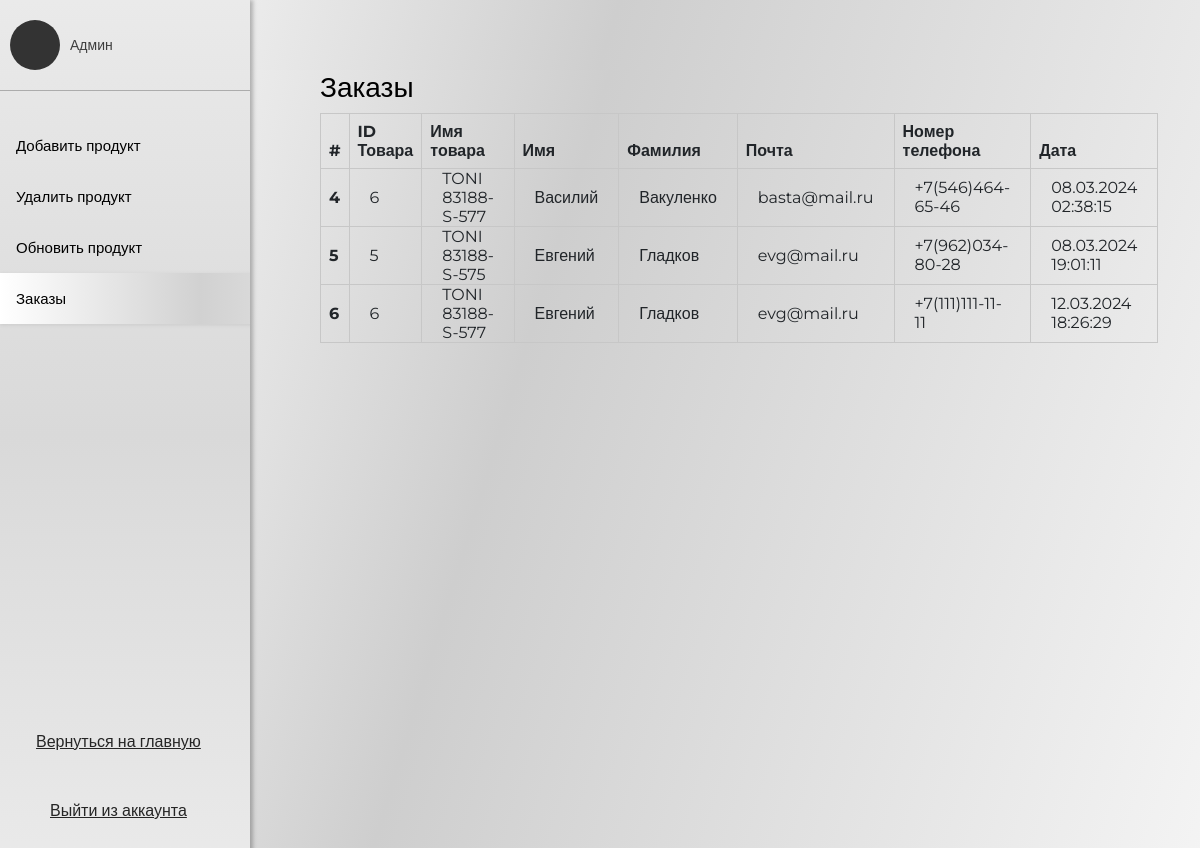
Screenshot of /admin_order_status.php with the database file from the repository.
### tables this page shows
CREATE TABLE `orders` (
  `id` int(11) NOT NULL,
  `user_id` int(11) NOT NULL,
  `product_id` int(11) NOT NULL,
  `user_name` varchar(255) NOT NULL,
  `user_surename` varchar(255) NOT NULL,
  `user_email` varchar(255) NOT NULL,
  `user_phone` text NOT NULL,
  `DateTime` text NOT NULL
);

CREATE TABLE `products` (
  `id` int(11) NOT NULL,
  `name` varchar(255) NOT NULL,
  `description` text NOT NULL,
  `price` double NOT NULL,
  `gender` varchar(100) NOT NULL,
  `model` varchar(255) NOT NULL,
  `country` varchar(255) NOT NULL,
  `typeMech` varchar(255) NOT NULL,
  `frame` varchar(255) NOT NULL,
  `clockFace` varchar(255) NOT NULL,
  `bracelet` varchar(255) NOT NULL,
  `glass` varchar(255) NOT NULL,
  `size` varchar(255) NOT NULL,
  `img` varchar(255) NOT NULL
);

### admin_order_status.php (the view, shortened to what this page needs)
<?php
include "php/core.php";
$order = mysqli_query($link, "SELECT `products`.`name`, `orders`.*
FROM `orders`
	LEFT JOIN `products` ON `orders`.`product_id` = `products`.`id`
    ");
?>
<!DOCTYPE html>
<html lang="en">
<head>
    <link rel="stylesheet" href="css/bootstrap.min.css">
    <link rel="stylesheet" href="css/style.css">
    <link rel="stylesheet" href="css/AP_style.css">
</head>
<body>
    <div class="sidenav">
        <div class="upside">
            <div class="sidenav_logo">
                <div class="user_photo">
                </div>
                <div class="user_name">
                    <div class="user_status">
                        Админ
                    </div>
                </div>
            </div>
            <nav class="site_nav">
                <ul>
                    <li><a href="admin_panel.php">Добавить продукт</a></li>
                    <li><a href="admin_delete.php">Удалить продукт</a></li>
                    <li><a href="admin_update.php">Обновить продукт</a></li>
                    <li><a href="admin_order_status.php" class="active">Заказы</a></li>
                </ul>
            </nav>
        </div>
        <div class="downside">
            <div class="tech_podderzhka">
                <a href="index.php">Вернуться на главную</a>
            </div>
            <div class="sidenav_footer">
                <a href="php/logout.php" id="exit">Выйти из аккаунта</a>
            </div>
        </div>
    </div>
    <section class="Account">
        <div class="container_fluid">
            <div class="table_order">
                <div class="row">
                    <div class="col-10">
                        <h3>Заказы</h3>
                    </div>
                </div>
                <div class="row">
                    <div class="col">
                        <table class="table table-bordered table-hover align-middle">
                            <thead>
                                <tr>
                                    <th scope="col">#</th>
                                    <th scope="col">ID Товара</th>
                                    <th scope="col">Имя товара</th>
                                    <th scope="col">Имя</th>
                                    <th scope="col">Фамилия</th>
                                    <th scope="col">Почта</th>
                                    <th scope="col">Номер телефона</th>
                                    <th scope="col">Дата</th>
                                </tr>
                            </thead>
                            <?php
                            foreach ($order as $key => $valueOrder):
                                ?>
                                <tbody>
                                    <tr>
                                        <th scope="row"><?= $valueOrder['id']; ?></th>
                                        <td><?= $valueOrder['product_id']; ?></td>
                                        <td><?= $valueOrder['name']; ?></td>
                                        <td><?= $valueOrder['user_name']; ?></td>
                                        <td><?= $valueOrder['user_surename']; ?></td>
                                        <td><?= $valueOrder['user_email']; ?></td>
                                        <td><?= $valueOrder['user_phone']; ?></td>
                                        <td><?= $valueOrder['DateTime']; ?></td>
                                    </tr>
                                </tbody>
                            <?php endforeach; ?>
                        </table>
                    </div>
                </div>
            </div>
        </div>
    </section>
</body>
</html>

### css/style.css (style rules this page uses)
* { margin: 0; padding: 0; box-sizing: border-box; }
body { font-family: "Montserrat", sans-serif !important; font-size: 16px; background: linear-gradient(107deg, #FFF 0%, #CECECE 42.27%, #F4F4F4 100.38%); color: #000; font-family: Montserrat; font-style: normal; font-weight: 400; line-height: normal; }
ul li { text-decoration: none !important; list-style: none; }

### css/AP_style.css (style rules this page uses)
html { overflow-y: hidden; background: linear-gradient(107deg, #FFF 0%, #CECECE 42.27%, #F4F4F4 100.38%); }
@media (max-width:1200px) { html { overflow-y: scroll } }
.sidenav { height: 100%; width: 250px; position: relative; position: fixed; top: 0; left: 0; background: linear-gradient(180deg, #eaeaea 0%, #d9d9d9 50%, #eaeaea 100%); box-shadow: 3px 0px 4px 0px rgba(0, 0, 0, 0.25); overflow-x: hidden; padding-top: 20px; }
section { width: auto; margin-left: 300px; margin-right: 40px; padding: 1px 20px; height: auto; margin-top: 70px; }
.sidenav_logo { display: flex; flex-wrap: wrap; gap: 10px; align-items: center; padding-bottom: 50px; position: relative; }
.sidenav_logo::after { position: absolute; content: ""; width: 100%; height: 1px; top: 70%; left: 0; background-color: rgba(109, 109, 109, 0.486); }
.site_nav { font-size: 15px; }
.site_nav ul { list-style: none; width: 400px; margin: 0; padding: 0; display: flex; flex-direction: column; }
.site_nav a { color: #000000; display: block; text-decoration: none; text-align: left; padding: 1rem; }
.site_nav a.active { background: linear-gradient(90deg, #fff 0%, #d1d1d1 50%, #efefef 100%); box-shadow: 0px 1px 4px 0px rgba(0, 0, 0, 0.09); }
.tech_podderzhka { text-align: center; }
.sidenav_footer { padding: 50px; position: relative; }
.downside { text-align: center; position: absolute; bottom: 0; }
.Account { height: 100vh; }
.table, .table td { padding: 0 20px; border: 1px solid #c7c7c7; border-collapse: collapse; }
.user_photo { width: 50px; height: 50px; border-radius: 50%; background-color: #333; margin-left: 10px; }
.user_name { font-size: 18px; }
.user_status { font-size: 14px; color: #3e3e3e; }

### rows the page displays
orders: id "4", product "6", product.name "TONI 83188-S-577", user_name "Василий", user_surename "Вакуленко", user_email "basta@mail.ru", user_phone "+7(546)464-65-46", DateTime "08.03.2024 02:38:15"
orders: id "5", product "5", product.name "TONI 83188-S-575", user_name "Евгений", user_surename "Гладков", user_email "evg@mail.ru", user_phone "+7(962)034-80-28", DateTime "08.03.2024 19:01:11"
orders: id "6", product "6", product.name "TONI 83188-S-577", user_name "Евгений", user_surename "Гладков", user_email "evg@mail.ru", user_phone "+7(111)111-11-11", DateTime "12.03.2024 18:26:29"
